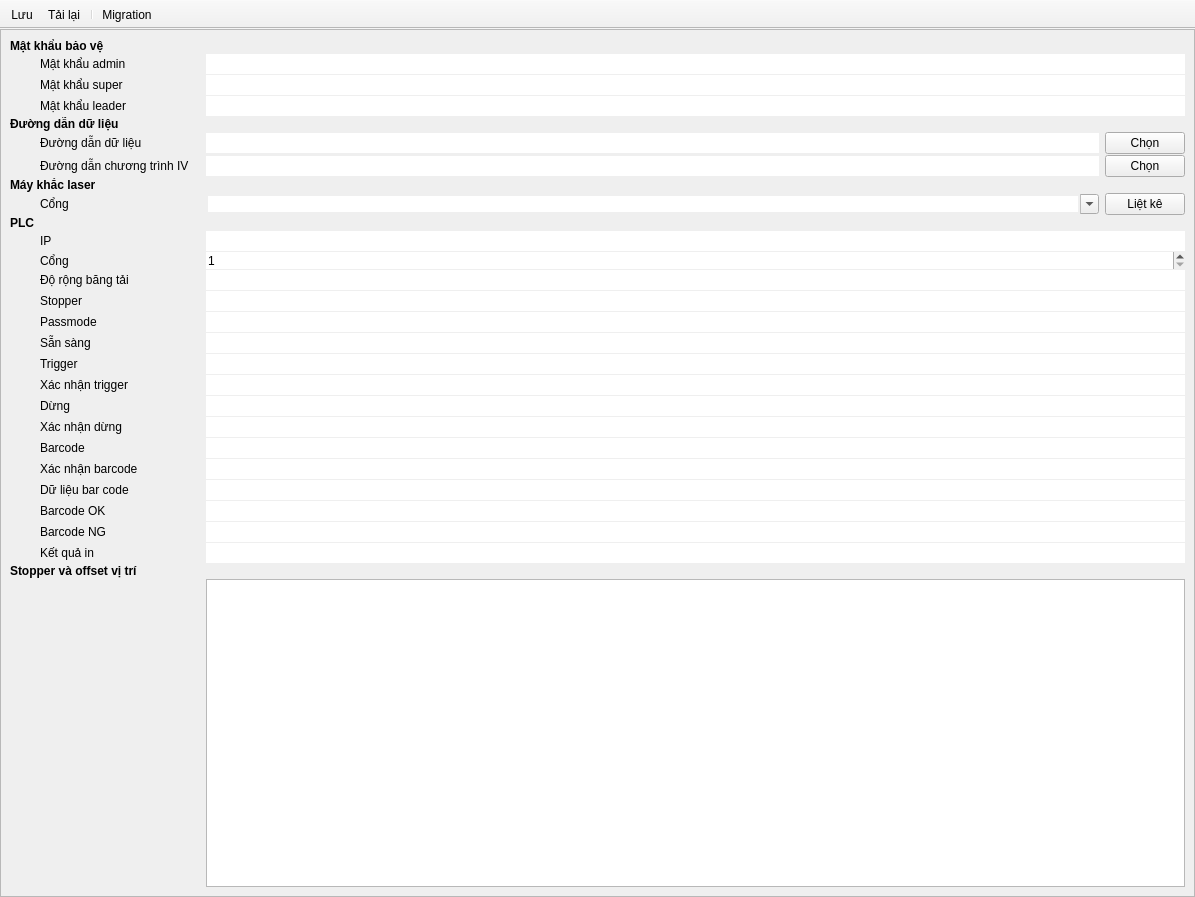
<?xml version="1.0" encoding="UTF-8"?>
<ui version="4.0">
 <class>SettingsWindow</class>
 <widget class="QMainWindow" name="SettingsWindow">
  <property name="geometry">
   <rect>
    <x>0</x>
    <y>0</y>
    <width>1195</width>
    <height>897</height>
   </rect>
  </property>
  <property name="windowTitle">
   <string>MainWindow</string>
  </property>
  <property name="toolButtonStyle">
   <enum>Qt::ToolButtonStyle::ToolButtonTextBesideIcon</enum>
  </property>
  <widget class="QWidget" name="centralwidget">
   <layout class="QGridLayout" name="gridLayout">
    <property name="leftMargin">
     <number>0</number>
    </property>
    <property name="topMargin">
     <number>0</number>
    </property>
    <property name="rightMargin">
     <number>0</number>
    </property>
    <property name="bottomMargin">
     <number>0</number>
    </property>
    <item row="0" column="0">
     <widget class="QScrollArea" name="scrollArea">
      <property name="minimumSize">
       <size>
        <width>0</width>
        <height>300</height>
       </size>
      </property>
      <property name="widgetResizable">
       <bool>true</bool>
      </property>
      <widget class="QWidget" name="scrollAreaWidgetContents">
       <property name="geometry">
        <rect>
         <x>0</x>
         <y>0</y>
         <width>1193</width>
         <height>861</height>
        </rect>
       </property>
       <layout class="QGridLayout" name="gridLayout_7">
        <property name="verticalSpacing">
         <number>1</number>
        </property>
        <item row="26" column="0" colspan="3">
         <widget class="QLabel" name="label_26">
          <property name="font">
           <font>
            <bold>true</bold>
           </font>
          </property>
          <property name="text">
           <string>Stopper và offset vị trí</string>
          </property>
         </widget>
        </item>
        <item row="22" column="1">
         <widget class="QLabel" name="label_17">
          <property name="text">
           <string>Dữ liệu bar code</string>
          </property>
         </widget>
        </item>
        <item row="6" column="1">
         <widget class="QLabel" name="label_22">
          <property name="text">
           <string>Đường dẫn chương trình IV</string>
          </property>
         </widget>
        </item>
        <item row="25" column="1">
         <widget class="QLabel" name="label_19">
          <property name="text">
           <string>Kết quả in</string>
          </property>
         </widget>
        </item>
        <item row="23" column="1">
         <widget class="QLabel" name="label_18">
          <property name="text">
           <string>Barcode OK</string>
          </property>
         </widget>
        </item>
        <item row="1" column="1">
         <widget class="QLabel" name="label_24">
          <property name="text">
           <string>Mật khẩu admin</string>
          </property>
         </widget>
        </item>
        <item row="0" column="0" colspan="3">
         <widget class="QLabel" name="label_23">
          <property name="font">
           <font>
            <bold>true</bold>
           </font>
          </property>
          <property name="text">
           <string>Mật khẩu bảo vệ</string>
          </property>
         </widget>
        </item>
        <item row="17" column="1">
         <widget class="QLabel" name="label_12">
          <property name="text">
           <string>Xác nhận trigger</string>
          </property>
         </widget>
        </item>
        <item row="8" column="2">
         <widget class="QComboBox" name="cbxLaserPort">
          <property name="sizePolicy">
           <sizepolicy hsizetype="Expanding" vsizetype="Fixed">
            <horstretch>0</horstretch>
            <verstretch>0</verstretch>
           </sizepolicy>
          </property>
          <property name="minimumSize">
           <size>
            <width>150</width>
            <height>0</height>
           </size>
          </property>
          <property name="editable">
           <bool>true</bool>
          </property>
          <property name="frame">
           <bool>false</bool>
          </property>
         </widget>
        </item>
        <item row="2" column="1">
         <widget class="QLabel" name="label_11">
          <property name="text">
           <string>Mật khẩu super</string>
          </property>
         </widget>
        </item>
        <item row="10" column="1">
         <widget class="QLabel" name="label_2">
          <property name="minimumSize">
           <size>
            <width>160</width>
            <height>0</height>
           </size>
          </property>
          <property name="text">
           <string>IP</string>
          </property>
         </widget>
        </item>
        <item row="18" column="1">
         <widget class="QLabel" name="label_13">
          <property name="text">
           <string>Dừng</string>
          </property>
         </widget>
        </item>
        <item row="24" column="1">
         <widget class="QLabel" name="label_20">
          <property name="text">
           <string>Barcode NG</string>
          </property>
         </widget>
        </item>
        <item row="16" column="1">
         <widget class="QLabel" name="label_9">
          <property name="text">
           <string>Trigger</string>
          </property>
         </widget>
        </item>
        <item row="5" column="2">
         <widget class="QLineEdit" name="txtDatabasePath">
          <property name="frame">
           <bool>false</bool>
          </property>
          <property name="readOnly">
           <bool>true</bool>
          </property>
         </widget>
        </item>
        <item row="15" column="1">
         <widget class="QLabel" name="label_8">
          <property name="text">
           <string>Sẵn sàng</string>
          </property>
         </widget>
        </item>
        <item row="12" column="1">
         <widget class="QLabel" name="label_4">
          <property name="text">
           <string>Độ rộng băng tải</string>
          </property>
         </widget>
        </item>
        <item row="21" column="1">
         <widget class="QLabel" name="label_16">
          <property name="text">
           <string>Xác nhận barcode</string>
          </property>
         </widget>
        </item>
        <item row="5" column="1">
         <widget class="QLabel" name="label_10">
          <property name="text">
           <string>Đường dẫn dữ liệu</string>
          </property>
         </widget>
        </item>
        <item row="11" column="1">
         <widget class="QLabel" name="label_3">
          <property name="minimumSize">
           <size>
            <width>160</width>
            <height>0</height>
           </size>
          </property>
          <property name="text">
           <string>Cổng</string>
          </property>
         </widget>
        </item>
        <item row="13" column="1">
         <widget class="QLabel" name="label_5">
          <property name="text">
           <string>Stopper</string>
          </property>
         </widget>
        </item>
        <item row="8" column="1">
         <widget class="QLabel" name="label_7">
          <property name="minimumSize">
           <size>
            <width>160</width>
            <height>0</height>
           </size>
          </property>
          <property name="text">
           <string>Cổng</string>
          </property>
         </widget>
        </item>
        <item row="19" column="1">
         <widget class="QLabel" name="label_14">
          <property name="text">
           <string>Xác nhận dừng</string>
          </property>
         </widget>
        </item>
        <item row="4" column="0" colspan="3">
         <widget class="QLabel" name="label_21">
          <property name="font">
           <font>
            <bold>true</bold>
           </font>
          </property>
          <property name="text">
           <string>Đường dẫn dữ liệu</string>
          </property>
         </widget>
        </item>
        <item row="14" column="1">
         <widget class="QLabel" name="label_6">
          <property name="text">
           <string>Passmode</string>
          </property>
         </widget>
        </item>
        <item row="7" column="0" colspan="4">
         <widget class="QLabel" name="label">
          <property name="font">
           <font>
            <bold>true</bold>
           </font>
          </property>
          <property name="text">
           <string>Máy khắc laser</string>
          </property>
         </widget>
        </item>
        <item row="6" column="2">
         <widget class="QLineEdit" name="txtIVDir">
          <property name="frame">
           <bool>false</bool>
          </property>
          <property name="readOnly">
           <bool>true</bool>
          </property>
         </widget>
        </item>
        <item row="1" column="0">
         <widget class="QWidget" name="widget" native="true">
          <property name="minimumSize">
           <size>
            <width>24</width>
            <height>0</height>
           </size>
          </property>
         </widget>
        </item>
        <item row="20" column="1">
         <widget class="QLabel" name="label_15">
          <property name="text">
           <string>Barcode</string>
          </property>
         </widget>
        </item>
        <item row="9" column="0" colspan="3">
         <widget class="QLabel" name="label_25">
          <property name="font">
           <font>
            <bold>true</bold>
           </font>
          </property>
          <property name="text">
           <string>PLC</string>
          </property>
         </widget>
        </item>
        <item row="3" column="1">
         <widget class="QLabel" name="label_27">
          <property name="text">
           <string>Mật khẩu leader</string>
          </property>
         </widget>
        </item>
        <item row="5" column="3">
         <widget class="QPushButton" name="btnBrowseData">
          <property name="text">
           <string>Chọn</string>
          </property>
         </widget>
        </item>
        <item row="6" column="3">
         <widget class="QPushButton" name="btnBrowseIV">
          <property name="text">
           <string>Chọn</string>
          </property>
         </widget>
        </item>
        <item row="8" column="3">
         <widget class="QPushButton" name="btnEnumCOM">
          <property name="text">
           <string>Liệt kê</string>
          </property>
         </widget>
        </item>
        <item row="1" column="2" colspan="2">
         <widget class="QLineEdit" name="txtAdminPassword">
          <property name="frame">
           <bool>false</bool>
          </property>
         </widget>
        </item>
        <item row="2" column="2" colspan="2">
         <widget class="QLineEdit" name="txtSuperPassword">
          <property name="frame">
           <bool>false</bool>
          </property>
         </widget>
        </item>
        <item row="3" column="2" colspan="2">
         <widget class="QLineEdit" name="txtLeaderPassword">
          <property name="frame">
           <bool>false</bool>
          </property>
         </widget>
        </item>
        <item row="10" column="2" colspan="2">
         <widget class="QLineEdit" name="txtPLCIP">
          <property name="minimumSize">
           <size>
            <width>150</width>
            <height>0</height>
           </size>
          </property>
          <property name="frame">
           <bool>false</bool>
          </property>
         </widget>
        </item>
        <item row="11" column="2" colspan="2">
         <widget class="QSpinBox" name="spxPLCPort">
          <property name="frame">
           <bool>false</bool>
          </property>
          <property name="minimum">
           <number>1</number>
          </property>
          <property name="maximum">
           <number>65535</number>
          </property>
         </widget>
        </item>
        <item row="12" column="2" colspan="2">
         <widget class="QLineEdit" name="txtRegCvWidth">
          <property name="frame">
           <bool>false</bool>
          </property>
         </widget>
        </item>
        <item row="13" column="2" colspan="2">
         <widget class="QLineEdit" name="txtRegStopper">
          <property name="frame">
           <bool>false</bool>
          </property>
         </widget>
        </item>
        <item row="14" column="2" colspan="2">
         <widget class="QLineEdit" name="txtRegPassMode">
          <property name="frame">
           <bool>false</bool>
          </property>
         </widget>
        </item>
        <item row="15" column="2" colspan="2">
         <widget class="QLineEdit" name="txtRegSWReady">
          <property name="frame">
           <bool>false</bool>
          </property>
         </widget>
        </item>
        <item row="16" column="2" colspan="2">
         <widget class="QLineEdit" name="txtRegTrigger">
          <property name="frame">
           <bool>false</bool>
          </property>
         </widget>
        </item>
        <item row="17" column="2" colspan="2">
         <widget class="QLineEdit" name="txtRegTriggerConfirm">
          <property name="frame">
           <bool>false</bool>
          </property>
         </widget>
        </item>
        <item row="18" column="2" colspan="2">
         <widget class="QLineEdit" name="txtRegStop">
          <property name="frame">
           <bool>false</bool>
          </property>
         </widget>
        </item>
        <item row="19" column="2" colspan="2">
         <widget class="QLineEdit" name="txtRegStopConfirm">
          <property name="frame">
           <bool>false</bool>
          </property>
         </widget>
        </item>
        <item row="20" column="2" colspan="2">
         <widget class="QLineEdit" name="txtRegBarCode">
          <property name="frame">
           <bool>false</bool>
          </property>
         </widget>
        </item>
        <item row="21" column="2" colspan="2">
         <widget class="QLineEdit" name="txtRegBarcodeConfirm">
          <property name="frame">
           <bool>false</bool>
          </property>
         </widget>
        </item>
        <item row="22" column="2" colspan="2">
         <widget class="QLineEdit" name="txtRegBarcodeData">
          <property name="frame">
           <bool>false</bool>
          </property>
         </widget>
        </item>
        <item row="23" column="2" colspan="2">
         <widget class="QLineEdit" name="txtRegBarcodeOK">
          <property name="frame">
           <bool>false</bool>
          </property>
         </widget>
        </item>
        <item row="24" column="2" colspan="2">
         <widget class="QLineEdit" name="txtRegBarcodeNG">
          <property name="frame">
           <bool>false</bool>
          </property>
         </widget>
        </item>
        <item row="25" column="2" colspan="2">
         <widget class="QLineEdit" name="txtRegPrintRes">
          <property name="frame">
           <bool>false</bool>
          </property>
         </widget>
        </item>
        <item row="27" column="2" colspan="2">
         <widget class="HxTableView" name="tbvStoppers">
          <attribute name="verticalHeaderMinimumSectionSize">
           <number>24</number>
          </attribute>
          <attribute name="verticalHeaderDefaultSectionSize">
           <number>24</number>
          </attribute>
         </widget>
        </item>
       </layout>
      </widget>
     </widget>
    </item>
   </layout>
  </widget>
  <widget class="QToolBar" name="toolBar">
   <property name="windowTitle">
    <string>toolBar</string>
   </property>
   <property name="movable">
    <bool>false</bool>
   </property>
   <property name="iconSize">
    <size>
     <width>24</width>
     <height>24</height>
    </size>
   </property>
   <property name="toolButtonStyle">
    <enum>Qt::ToolButtonStyle::ToolButtonTextBesideIcon</enum>
   </property>
   <attribute name="toolBarArea">
    <enum>TopToolBarArea</enum>
   </attribute>
   <attribute name="toolBarBreak">
    <bool>false</bool>
   </attribute>
   <addaction name="actionSave"/>
   <addaction name="actionLoad"/>
   <addaction name="separator"/>
   <addaction name="actionMigration"/>
  </widget>
  <action name="actionSave">
   <property name="icon">
    <iconset resource="../Assets/Icons/icons.qrc">
     <normaloff>:/save_48px.png</normaloff>:/save_48px.png</iconset>
   </property>
   <property name="text">
    <string>Lưu</string>
   </property>
  </action>
  <action name="actionLoad">
   <property name="icon">
    <iconset resource="../Assets/Icons/icons.qrc">
     <normaloff>:/reset_48px.png</normaloff>:/reset_48px.png</iconset>
   </property>
   <property name="text">
    <string>Tải lại</string>
   </property>
  </action>
  <action name="actionMigration">
   <property name="icon">
    <iconset resource="../Assets/Icons/icons.qrc">
     <normaloff>:/database.png</normaloff>:/database.png</iconset>
   </property>
   <property name="text">
    <string>Migration</string>
   </property>
   <property name="menuRole">
    <enum>QAction::MenuRole::TextHeuristicRole</enum>
   </property>
  </action>
 </widget>
 <customwidgets>
  <customwidget>
   <class>HxTableView</class>
   <extends>QTableView</extends>
   <header>HxTableView.h</header>
  </customwidget>
 </customwidgets>
 <resources>
  <include location="../Assets/Icons/icons.qrc"/>
 </resources>
 <connections/>
</ui>
